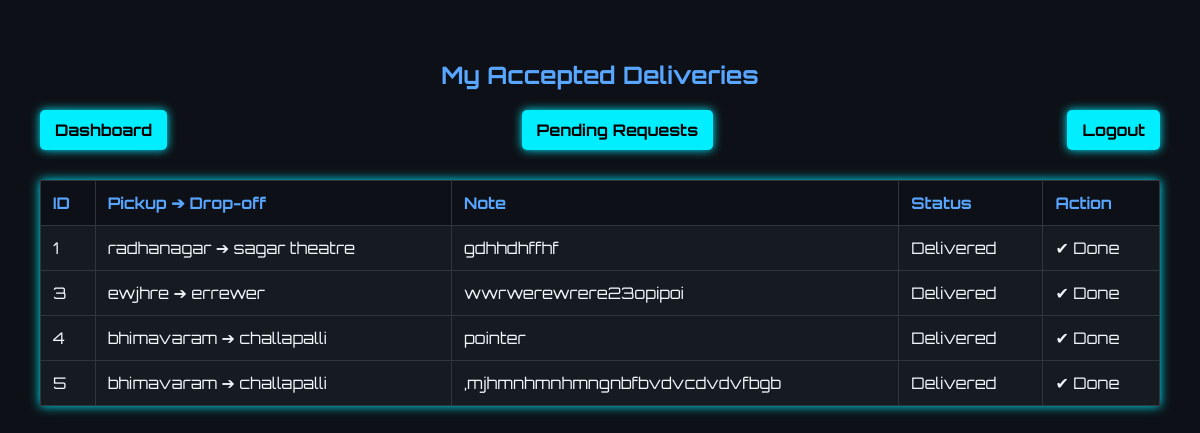
Page /driver/my_deliveries (signed in) on the committed database.
### models.py (models this page shows, shortened)
class DeliveryRequest(db.Model):
    __tablename__ = "delivery_request"
    id              = db.Column(db.Integer, primary_key=True)
    pickup_address  = db.Column(db.String(200), nullable=False)
    dropoff_address = db.Column(db.String(200), nullable=False)
    package_note    = db.Column(db.String(300))
    status          = db.Column(db.String(20), default="Pending")  # Pending → Accepted → In Transit → Delivered
    created_at      = db.Column(db.DateTime, default=datetime.utcnow)
    customer_id = db.Column(db.Integer, db.ForeignKey("user.id"), nullable=False)
    driver_id   = db.Column(db.Integer, db.ForeignKey("user.id"), nullable=True)
    feedback = db.relationship(
        "Feedback",
        uselist=False,
        back_populates="delivery",
        cascade="all, delete-orphan"
    )

### app.py (the view)
        def wrapper(*args, **kwargs):
            u = current_user()
            if not u or u.role != role:
                return redirect(url_for("home"))
            return fn(*args, **kwargs)

### app.py (called while the page is built)
def current_user():
    uid = session.get("user_id")
    return User.query.get(uid) if uid else None

def role_required(role):
    def decorator(fn):
        def wrapper(*args, **kwargs):
            u = current_user()
            if not u or u.role != role:
                return redirect(url_for("home"))
            return fn(*args, **kwargs)
        wrapper.__name__ = fn.__name__
        return wrapper
    return decorator

@app.route("/driver/my_deliveries")
@role_required("Driver")
def my_deliveries():
    deliveries = DeliveryRequest.query.filter_by(driver_id=session["user_id"]).all()
    return render_template("my_deliveries.html",
                           deliveries=deliveries, STATUS_FLOW=STATUS_FLOW)

### templates/my_deliveries.html (shortened to what this page needs)
<!DOCTYPE html>
<html lang="en">
<head>
</head>
<body>
    <h2>My Accepted Deliveries</h2>
    <div class="nav-bar">
        <div class="nav-left">
            <a class="nav-btn" href="{{ url_for('driver_dashboard') }}">Dashboard</a>
        </div>
        <div class="nav-center">
            <a class="nav-btn" href="{{ url_for('driver_requests') }}">Pending Requests</a>
        </div>
        <div class="nav-right">
            <a class="nav-btn" href="{{ url_for('logout') }}">Logout</a>
        </div>
    </div>
    {% if deliveries %}
        <table>
            <tr>
                <th>ID</th>
                <th>Pickup ➔ Drop-off</th>
                <th>Note</th>
                <th>Status</th>
                <th>Action</th>
            </tr>
            {% for d in deliveries %}
            <tr>
                <td>{{ d.id }}</td>
                <td>{{ d.pickup_address }} ➔ {{ d.dropoff_address }}</td>
                <td>{{ d.package_note or "-" }}</td>
                <td>{{ d.status }}</td>
                <td>
                    {% if d.status in STATUS_FLOW %}
                        <form method="POST" action="{{ url_for('update_delivery_status', delivery_id=d.id) }}">
                            <button type="submit">
                                Mark as {{ STATUS_FLOW[d.status] }}
                            </button>
                        </form>
                    {% else %}
                        <span>✔ Done</span>
                    {% endif %}
                </td>
            </tr>
            {% endfor %}
        </table>
    {% else %}
        <p>You haven’t accepted any deliveries yet.</p>
    {% endif %}
</body>
</html>

### templates/my_deliveries.html (style rules this page uses)
:root { --blue: #0ef; --blue-d: #00c8ff; }
body { font-family: 'Orbitron', sans-serif; background-color: #0d1117; color: #f0f6fc; margin: 0; padding: 40px; }
h2 { color: #58a6ff; margin-bottom: 20px; text-align: center; }
.nav-bar { display: flex; justify-content: space-between; align-items: center; flex-wrap: wrap; margin-bottom: 30px; }
.nav-left, .nav-center, .nav-right { display: flex; gap: 15px; }
.nav-center { justify-content: center; flex: 1; }
a.nav-btn { text-decoration: none; background: var(--blue); color: #000; padding: 10px 15px; border-radius: 5px; font-weight: bold; box-shadow: 0 0 10px var(--blue); transition: 0.3s; }
table { width: 100%; border-collapse: collapse; margin-top: 20px; background-color: #161b22; box-shadow: 0 0 10px #0ef; }
th, td { padding: 12px; border: 1px solid #30363d; text-align: left; }
th { background-color: #0d1117; color: #58a6ff; }

### rows in the picture
DeliveryRequest: id "1", pickup_address "radhanagar", dropoff_address "sagar theatre", package_note "gdhhdhffhf", status "Delivered", shows "✔ Done"
DeliveryRequest: id "3", pickup_address "ewjhre", dropoff_address "errewer", package_note "wwrwerewrere23opipoi", status "Delivered", shows "✔ Done"
DeliveryRequest: id "4", pickup_address "bhimavaram", dropoff_address "challapalli", package_note "pointer", status "Delivered", shows "✔ Done"
DeliveryRequest: id "5", pickup_address "bhimavaram", dropoff_address "challapalli", package_note ",mjhmnhmnhmngnbfbvdvcdvdvfbgb", status "Delivered", shows "✔ Done"
